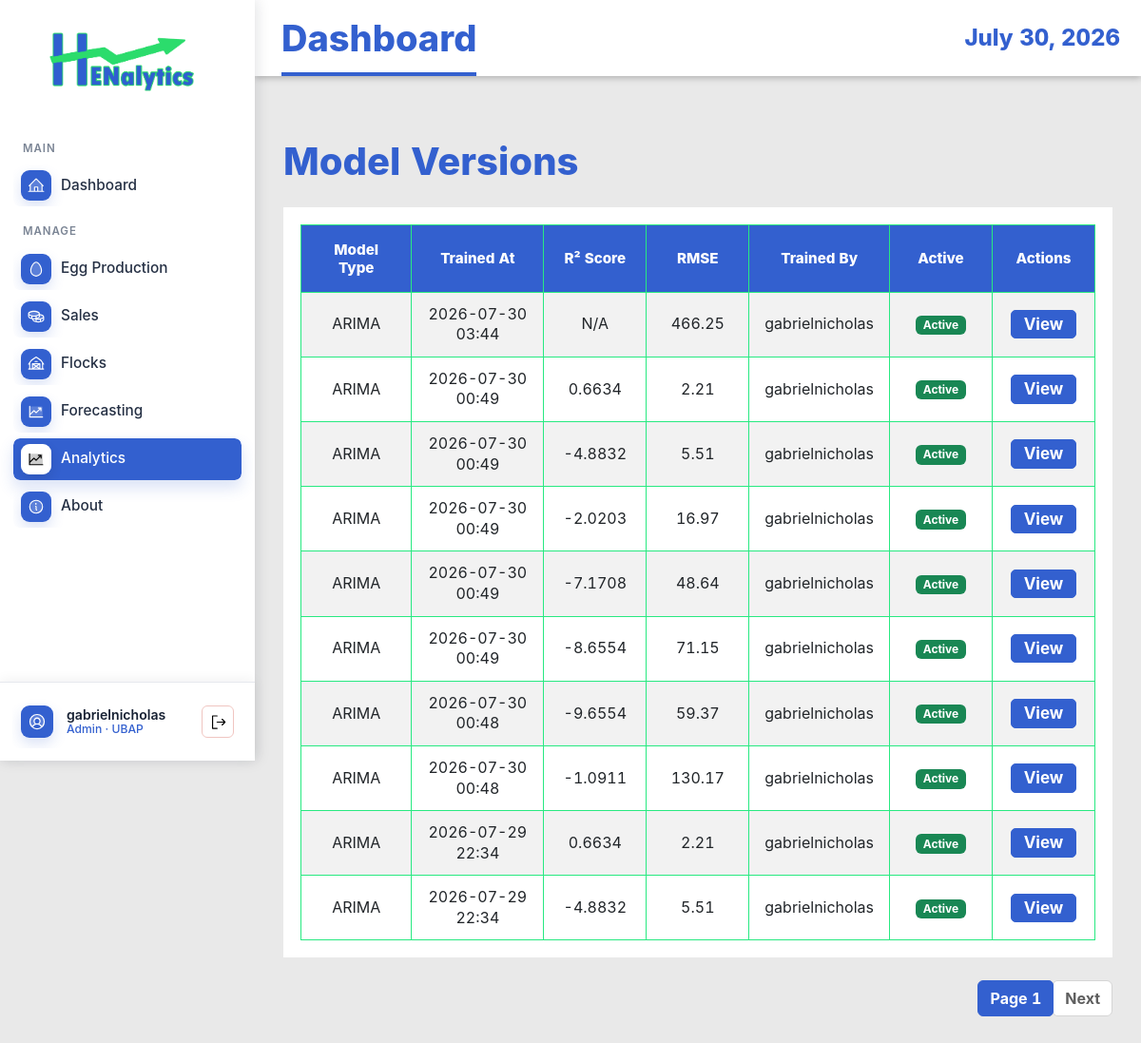
The page /model-versions/ (signed in) on the database as committed earlier.
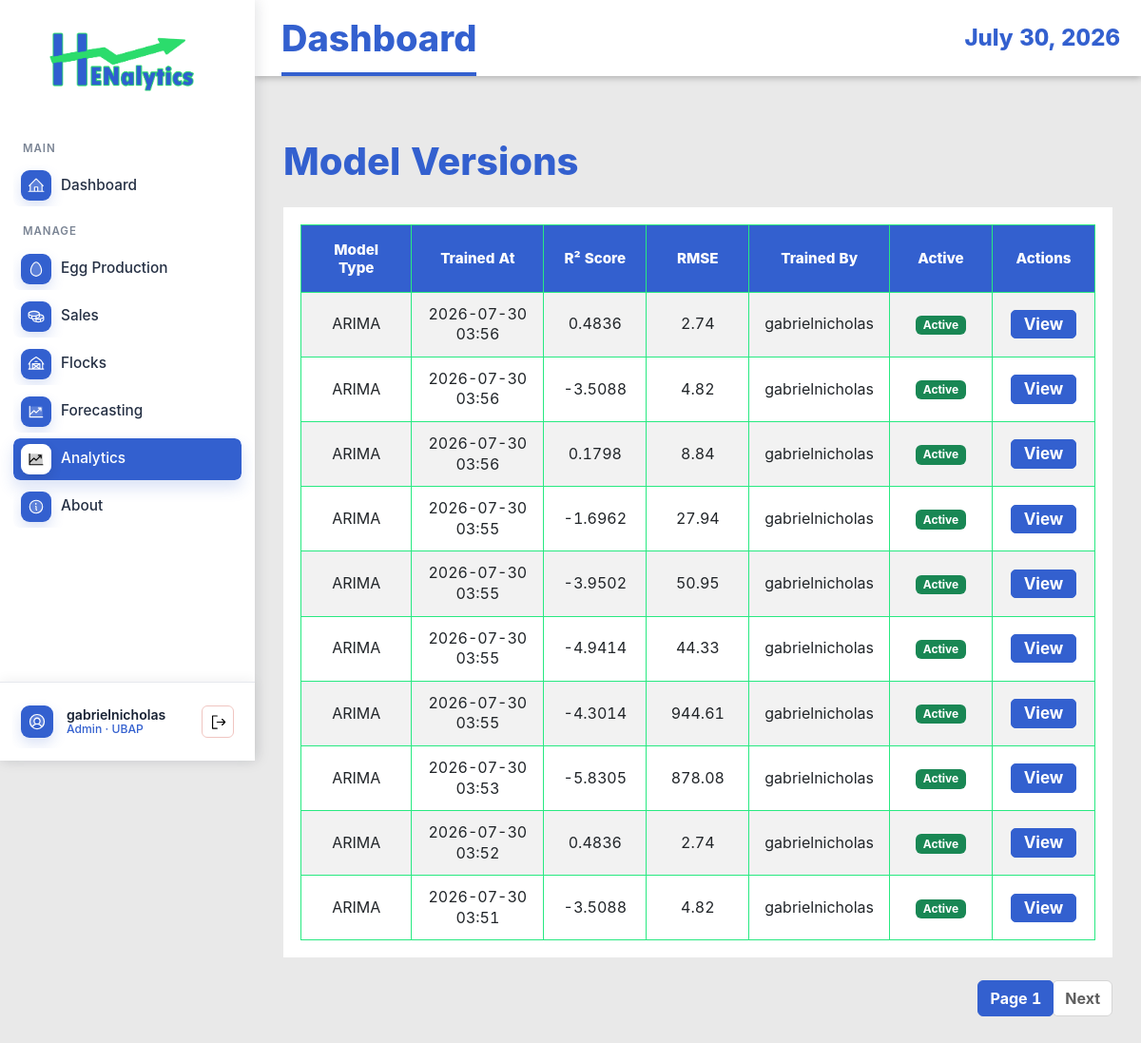
The same page on the database as committed later.
### EggProduction/models.py (models this page shows, shortened)
class ModelVersion(models.Model):
    MODEL_TYPE_CHOICES = (
        ('arima', 'ARIMA'),
        ('mlr', 'Multiple Linear Regression'),
        ('hybrid', 'Hybrid Model'),
        ('lstm', 'LSTM Neural Network'),
    )
    model_type = models.CharField(max_length=20, choices=MODEL_TYPE_CHOICES)
    trained_at = models.DateTimeField(auto_now_add=True)
    triggered_by = models.ForeignKey(User, on_delete=models.SET_NULL, null=True)
    r2_score = models.DecimalField(max_digits=5, decimal_places=4, null=True, blank=True)
    rmse = models.DecimalField(max_digits=10, decimal_places=2, null=True, blank=True)
    mae = models.DecimalField(max_digits=10, decimal_places=2, null=True, blank=True)
    mape = models.DecimalField(max_digits=8, decimal_places=2, null=True, blank=True)
    baseline_rmse = models.DecimalField(max_digits=10, decimal_places=2, null=True, blank=True)
    aic_score = models.DecimalField(max_digits=15, decimal_places=2, null=True, blank=True)
    arima_order = models.CharField(max_length=20, null=True, blank=True, help_text="Format: (p,d,q)")
    pkl_path = models.CharField(max_length=255, null=True, blank=True)
    is_active = models.BooleanField(default=True)
    training_rows = models.IntegerField(null=True, blank=True)
    created_at = models.DateTimeField(auto_now_add=True)
    class Meta:
        ordering = ['-trained_at']
        verbose_name_plural = "Model Versions"

### EggProduction/views.py (the view)
# urls.py: path('model-versions/', views.ModelVersionListView.as_view(), name='model-version-list'),
class ModelVersionListView(ManagerAccessMixin, ListView):
    model = ModelVersion
    template_name = 'egg_production/model_version_list.html'
    context_object_name = 'models'
    paginate_by = 10
    ordering = ['-trained_at']

### EggProduction/views.py (called while the page is built)
    def test_func(self):
        user = self.request.user
        try:
            profile = UserProfile.objects.get(user=user)
            return profile.role in ['admin', 'manager']
        except UserProfile.DoesNotExist:
            return user.is_superuser

### EggProduction/templates/egg_production/model_version_list.html (shortened to what this page needs)
{% extends 'base.html' %}
{% load static %}
{% block content %}
<div class="container mt-4">
    <h1 class="mb-4">Model Versions</h1>
    {% if models %}
    <div class="table-responsive">
        <table class="table table-striped table-hover">
            <thead class="table-dark">
                <tr>
                    <th>Model Type</th>
                    <th>Trained At</th>
                    <th>R² Score</th>
                    <th>RMSE</th>
                    <th>Trained By</th>
                    <th>Active</th>
                    <th>Actions</th>
                </tr>
            </thead>
            <tbody>
                {% for model in models %}
                <tr>
                    <td>{{ model.get_model_type_display }}</td>
                    <td>{{ model.trained_at|date:"Y-m-d H:i" }}</td>
                    <td>{{ model.r2_score|default:"N/A" }}</td>
                    <td>{{ model.rmse|default:"N/A" }}</td>
                    <td>{{ model.triggered_by.get_full_name|default:model.triggered_by.username }}</td>
                    <td>
                        {% if model.is_active %}
                        <span class="badge bg-success">Active</span>
                        {% else %}
                        <span class="badge bg-secondary">Inactive</span>
                        {% endif %}
                    </td>
                    <td>
                        <a href="{% url 'eggproduction:model-version-detail' model.pk %}"
                            class="btn btn-sm btn-info">View</a>
                    </td>
                </tr>
                {% endfor %}
            </tbody>
        </table>
    </div>
    {% if is_paginated %}
    <nav aria-label="Page navigation">
        <ul class="pagination justify-content-center">
            <li class="page-item active"><a class="page-link" href="#">Page {{ page_obj.number }}</a></li>
            {% if page_obj.has_next %}
            <li class="page-item"><a class="page-link" href="?page={{ page_obj.next_page_number }}">Next</a></li>
            {% endif %}
        </ul>
    </nav>
    {% endif %}
    {% else %}
    <div class="alert alert-info">No models available.</div>
    {% endif %}
</div>
{% endblock %}

### EggProduction/templates/base.html (shortened to what the changed rows need)
{% load static %}
<!DOCTYPE html>
<html lang="en">
<head>
    <link href="https://cdn.jsdelivr.net/npm/bootstrap@5.3.0/dist/css/bootstrap.min.css" rel="stylesheet">
    <link rel="stylesheet" href="https://cdn.datatables.net/1.13.8/css/jquery.dataTables.min.css">
    <link rel="stylesheet" href="https://cdn.datatables.net/buttons/2.4.2/css/buttons.dataTables.min.css">
    <link rel="stylesheet" href="{% static 'EggProduction/css/style.css' %}">
</head>
<body class="{% if request.user.is_authenticated %}app-body{% else %}auth-body{% endif %}">
    {% if request.user.is_authenticated %}
    <div class="app-shell">
        <aside class="app-sidebar">
            <a href="{% url 'eggproduction:dashboard' %}" class="brand-lockup">
                <img src="{% static 'EggProduction/img/logo-login.png' %}" alt="Henalytics">
            </a>
            <nav class="side-nav" aria-label="Main navigation">
                <div class="nav-section-label">MAIN</div>
                <a href="{% url 'eggproduction:dashboard' %}"
                    class="side-link {% if request.resolver_match.url_name == 'dashboard' %}active{% endif %}">
                    <img class="side-icon side-img-icon" src="{% static 'EggProduction/img/house-line-duotone.svg' %}"
                        alt="" aria-hidden="true">
                    <span>Dashboard</span>
                </a>
                <div class="nav-section-label">MANAGE</div>
                <a href="{% url 'eggproduction:production-log-list' %}"
                    class="side-link {% if 'production-log' in request.resolver_match.url_name or 'grading-log' in request.resolver_match.url_name %}active{% endif %}">
                    <img class="side-icon side-img-icon" src="{% static 'EggProduction/img/egg-duotone.svg' %}" alt=""
                        aria-hidden="true">
                    <span>Egg Production</span>
                </a>
                <a href="{% url 'eggproduction:sales-transaction-list' %}"
                    class="side-link {% if 'sales-transaction' in request.resolver_match.url_name or 'sales-item' in request.resolver_match.url_name %}active{% endif %}">
                    <img class="side-icon side-img-icon" src="{% static 'EggProduction/img/coins-duotone.svg' %}" alt=""
                        aria-hidden="true">
                    <span>Sales</span>
                </a>
                <a href="{% url 'eggproduction:flock-list' %}"
                    class="side-link {% if 'flock' in request.resolver_match.url_name %}active{% endif %}">
                    <img class="side-icon side-img-icon" src="{% static 'EggProduction/img/barn-duotone.svg' %}" alt=""
                        aria-hidden="true">
                    <span>Flocks</span>
                </a>
                {% if request.user.is_superuser or request.user.userprofile.role == 'admin' or request.user.userprofile.role == 'manager' %}
                <a href="{% url 'eggproduction:experimental-forecasting' %}"
                    class="side-link {% if request.resolver_match.url_name == 'experimental-forecasting' %}active{% endif %}">
                    <img class="side-icon side-img-icon" src="{% static 'EggProduction/img/chart-line-up-duotone.svg' %}"
                        alt="" aria-hidden="true">
                    <span>Forecasting</span>
                </a>
                <a href="{% url 'eggproduction:harvest-forecast-list' %}"
                    class="side-link {% if request.resolver_match.url_name != 'experimental-forecasting' and 'forecast' in request.resolver_match.url_name or 'model-version' in request.resolver_match.url_name %}active{% endif %}">
                    <img class="side-icon side-img-icon" src="{% static 'EggProduction/img/chart-line-up-duotone.svg' %}"
                        alt="" aria-hidden="true">
                    <span>Analytics</span>
                </a>
                {% endif %}
                <a href="{% url 'index' %}"
                    class="side-link {% if request.resolver_match.url_name == 'index' %}active{% endif %}">
                    <img class="side-icon side-img-icon" src="{% static 'EggProduction/img/info-duotone.svg' %}" alt=""
                        aria-hidden="true">
                    <span>About</span>
                </a>
            </nav>
            <div class="sidebar-account">
                <div class="account-summary">
                    <img class="account-avatar-img" src="{% static 'EggProduction/img/user-circle-duotone.svg' %}" alt=""
                        aria-hidden="true">
                    <span class="account-copy">
                        <span class="account-name">{{ request.user.get_full_name|default:request.user.username }}</span>
                        <span class="account-role">
                            {% if request.user.is_superuser %}
                            Admin
                            {% elif request.user.userprofile.display_role %}
                            {{ request.user.userprofile.display_role }}
                            {% else %}
                            Staff
                            {% endif %}
                            &middot; UBAP
                        </span>
                    </span>
                    <form method="post" action="{% url 'logout' %}" class="account-logout-form account-logout-inline" data-swal-logout
                        data-swal-title="Sign out?"
                        data-swal-text="You will be returned to the login page."
                        data-swal-confirm-text="Sign out"
                        data-swal-cancel-text="Stay signed in">
                        <button type="submit" class="account-logout-button" title="Logout" aria-label="Logout">
                            <img class="logout-icon-img" src="{% static 'EggProduction/img/sign-out.svg' %}" alt="" aria-hidden="true">
                        </button>
                    </form>
                </div>
            </div>
        </aside>
        <section class="app-panel">
            <header class="app-topbar">
                <h1>{% block page_title %}Dashboard{% endblock %}</h1>
                <time>{% now "F j, Y" %}</time>
            </header>
            <main class="app-content">
                {% else %}
                <main>
                    {% endif %}
                    {% block content %}{% endblock %}
                    {% if request.user.is_authenticated %}
                </main>
        </section>
    </div>
    {% else %}
    </main>
    {% endif %}
</body>
</html>

Rows that differ between the two databases and show on the page:
no longer on this page (row unchanged): ModelVersion: model_type "ARIMA", trained_at "2026-07-30 03:44", r2_score "N/A", rmse "466.25", triggered_by.get_full_name "gabrielnicholas", is_active "Active"
no longer on this page (row unchanged): ModelVersion: model_type "ARIMA", trained_at "2026-07-30 00:49", r2_score "0.6634", rmse "2.21", triggered_by.get_full_name "gabrielnicholas", is_active "Active"
no longer on this page (row unchanged): ModelVersion: model_type "ARIMA", trained_at "2026-07-30 00:49", r2_score "-4.8832", rmse "5.51", triggered_by.get_full_name "gabrielnicholas", is_active "Active"
no longer on this page (row unchanged): ModelVersion: model_type "ARIMA", trained_at "2026-07-30 00:49", r2_score "-2.0203", rmse "16.97", triggered_by.get_full_name "gabrielnicholas", is_active "Active"
no longer on this page (row unchanged): ModelVersion: model_type "ARIMA", trained_at "2026-07-30 00:49", r2_score "-7.1708", rmse "48.64", triggered_by.get_full_name "gabrielnicholas", is_active "Active"
no longer on this page (row unchanged): ModelVersion: model_type "ARIMA", trained_at "2026-07-30 00:49", r2_score "-8.6554", rmse "71.15", triggered_by.get_full_name "gabrielnicholas", is_active "Active"
no longer on this page (row unchanged): ModelVersion: model_type "ARIMA", trained_at "2026-07-30 00:48", r2_score "-9.6554", rmse "59.37", triggered_by.get_full_name "gabrielnicholas", is_active "Active"
no longer on this page (row unchanged): ModelVersion: model_type "ARIMA", trained_at "2026-07-30 00:48", r2_score "-1.0911", rmse "130.17", triggered_by.get_full_name "gabrielnicholas", is_active "Active"
no longer on this page (row unchanged): ModelVersion: model_type "ARIMA", trained_at "2026-07-29 22:34", r2_score "0.6634", rmse "2.21", triggered_by.get_full_name "gabrielnicholas", is_active "Active"
no longer on this page (row unchanged): ModelVersion: model_type "ARIMA", trained_at "2026-07-29 22:34", r2_score "-4.8832", rmse "5.51", triggered_by.get_full_name "gabrielnicholas", is_active "Active"
added ModelVersion: model_type "ARIMA", trained_at "2026-07-30 03:56", r2_score "0.4836", rmse "2.74", triggered_by.get_full_name "gabrielnicholas", is_active "Active"
added ModelVersion: model_type "ARIMA", trained_at "2026-07-30 03:56", r2_score "-3.5088", rmse "4.82", triggered_by.get_full_name "gabrielnicholas", is_active "Active"
added ModelVersion: model_type "ARIMA", trained_at "2026-07-30 03:56", r2_score "0.1798", rmse "8.84", triggered_by.get_full_name "gabrielnicholas", is_active "Active"
added ModelVersion: model_type "ARIMA", trained_at "2026-07-30 03:55", r2_score "-1.6962", rmse "27.94", triggered_by.get_full_name "gabrielnicholas", is_active "Active"
added ModelVersion: model_type "ARIMA", trained_at "2026-07-30 03:55", r2_score "-3.9502", rmse "50.95", triggered_by.get_full_name "gabrielnicholas", is_active "Active"
added ModelVersion: model_type "ARIMA", trained_at "2026-07-30 03:55", r2_score "-4.9414", rmse "44.33", triggered_by.get_full_name "gabrielnicholas", is_active "Active"
added ModelVersion: model_type "ARIMA", trained_at "2026-07-30 03:55", r2_score "-4.3014", rmse "944.61", triggered_by.get_full_name "gabrielnicholas", is_active "Active"
added ModelVersion: model_type "ARIMA", trained_at "2026-07-30 03:53", r2_score "-5.8305", rmse "878.08", triggered_by.get_full_name "gabrielnicholas", is_active "Active"
added ModelVersion: model_type "ARIMA", trained_at "2026-07-30 03:52", r2_score "0.4836", rmse "2.74", triggered_by.get_full_name "gabrielnicholas", is_active "Active"
added ModelVersion: model_type "ARIMA", trained_at "2026-07-30 03:51", r2_score "-3.5088", rmse "4.82", triggered_by.get_full_name "gabrielnicholas", is_active "Active"
